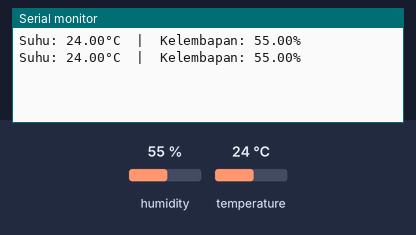
Simulated run of this sketch. Board: Arduino Uno, built with avr-gcc and run on an emulated ATmega328P. Parts: the last lines printed to the serial monitor. The inputs (shaded band) are chosen by the test bench; at power-on: humidity 55 %, temperature 24 °C.

Above: at 2.8 s.
2.9 s: humidity set to 22 %
At 5.1 s:
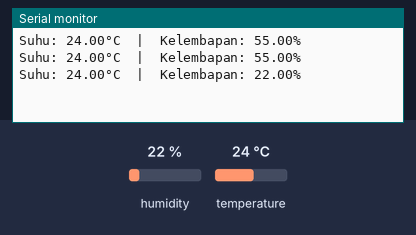
5.6 s: temperature set to 12 °C
At 7.6 s:
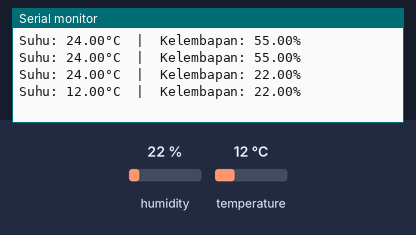
8.3 s: humidity set to 40 %
At 11.2 s:
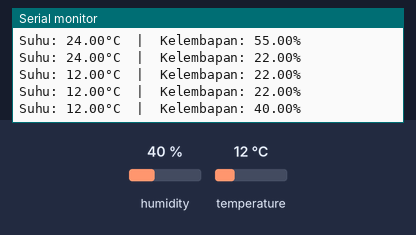
Timing chart, 0 to 12.7 s (numbered marks = the images above; inputs shaded):
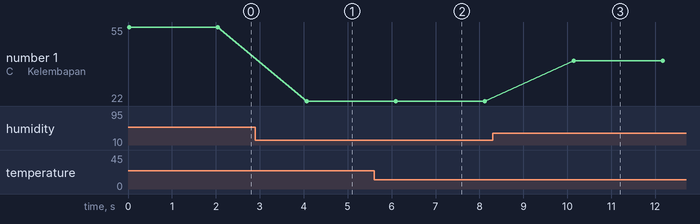

The sketch:

DHT22_Test.ino
```cpp
//#include "DHT.h"
//
//#define DHTPIN 27        // Gunakan GPIO 27
//#define DHTTYPE DHT22    // Tipe sensor
//
//DHT dht(DHTPIN, DHTTYPE);
//
//void setup() {
//  Serial.begin(115200);
//  Serial.println("Mulai membaca sensor DHT22...");
//  dht.begin();
//}
//
//void loop() {
//  delay(2000);  // Baca setiap 2 detik (maksimal kecepatan sensor)
//
//  float h = dht.readHumidity();
//  float t = dht.readTemperature();
//
//  if (isnan(h) || isnan(t)) {
//    Serial.println("Gagal membaca dari sensor DHT22!");
//    return;
//  }
//
//  Serial.print("Suhu: ");
//  Serial.print(t);
//  Serial.print("°C  |  Kelembapan: ");
//  Serial.print(h);
//  Serial.println("%");
//}


#include "DHT.h"
#define DHTPIN 4         // Ubah ke pin yang kamu pakai
#define DHTTYPE DHT11    // GANTI dengan DHT22

DHT dht(DHTPIN, DHTTYPE);

void setup() {
  Serial.begin(115200);
  dht.begin();
}

void loop() {
  float h = dht.readHumidity();
  float t = dht.readTemperature();

  if (isnan(h) || isnan(t)) {
    Serial.println("Gagal membaca dari sensor DHT22!");
  } else {
    Serial.print("Suhu: ");
    Serial.print(t);
    Serial.print("°C  |  Kelembapan: ");
    Serial.print(h);
    Serial.println("%");
  }

  delay(2000); // DHT22 hanya support 0.5 Hz (2 detik sekali)
}
```

Measured:
- after the input at 2.9 s, the serial monitor: prints a new line after 1.2 s (image 1)
- after the input at 5.6 s, the serial monitor: prints a new line after 0.50 s (image 2)
- after the input at 8.3 s, the serial monitor: prints a new line after 1.8 s (image 3)
- plotted number 1: 55 → 22 after the input at 2.9 s, 22 → 40 after the input at 8.3 s
